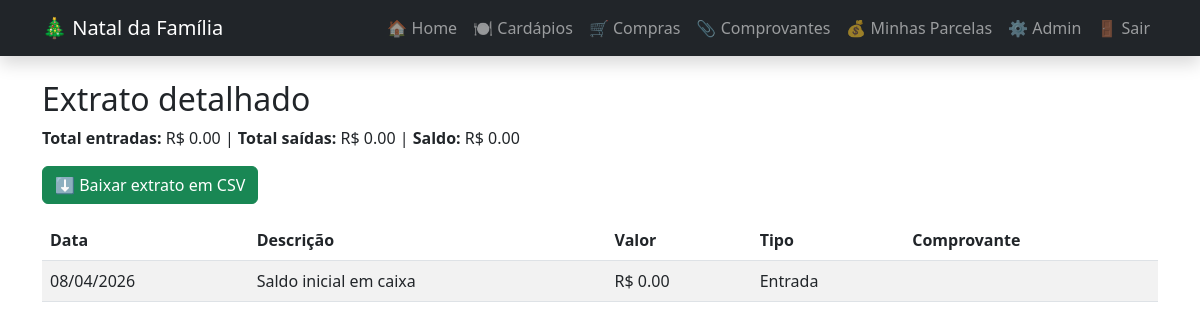
Page /extrato (signed in) on the committed database.
### models.py (models this page shows)
class Movimentacao(db.Model):
    __tablename__ = 'movimentacoes'
    id = db.Column(db.Integer, primary_key=True)
    descricao = db.Column(db.String(200), nullable=False)
    valor = db.Column(db.Float, nullable=False)
    tipo = db.Column(db.String(10), nullable=False)
    data_mov = db.Column(db.Date, nullable=False, default=datetime.today)
    comprovante_path = db.Column(db.String(300), nullable=True)

### app.py (the view)
@app.route('/extrato')
def extrato():
    movimentacoes = Movimentacao.query.order_by(Movimentacao.data_mov.desc()).all()
    entradas = sum(m.valor for m in movimentacoes if m.tipo == 'entrada')
    saidas = sum(m.valor for m in movimentacoes if m.tipo == 'saida')
    saldo = entradas - saidas
    return render_template('extrato.html', movimentacoes=movimentacoes, saldo=saldo, entradas=entradas, saidas=saidas)

### app.py (called while the page is built)
@login_manager.user_loader
def load_user(user_id):
    return db.session.get(Usuario, int(user_id))

@app.before_request
def before_request():
    rotas_publicas = ['login', 'cadastro', 'static']
    if request.endpoint in rotas_publicas:
        return None
    if not current_user.is_authenticated:
        return redirect(url_for('login'))

### templates/extrato.html
{% extends "base.html" %}
{% block content %}
<h2>Extrato detalhado</h2>
<p><strong>Total entradas:</strong> R$ {{ "%.2f"|format(entradas) }} | <strong>Total saídas:</strong> R$ {{ "%.2f"|format(saidas) }} | <strong>Saldo:</strong> R$ {{ "%.2f"|format(saldo) }}</p>
<a href="{{ url_for('extrato_download') }}" class="btn btn-success mb-3">⬇️ Baixar extrato em CSV</a>
<table class="table table-striped">
    <thead>
        <tr><th>Data</th><th>Descrição</th><th>Valor</th><th>Tipo</th><th>Comprovante</th></tr>
    </thead>
    <tbody>
    {% for m in movimentacoes %}
    <tr>
        <td>{{ m.data_mov.strftime('%d/%m/%Y') }}</td>
        <td>{{ m.descricao }}</td>
        <td>R$ {{ "%.2f"|format(m.valor) }}</td>
        <td>{{ "Entrada" if m.tipo == "entrada" else "Saída" }}</td>
        <td>{% if m.comprovante_path %}<a href="{{ url_for('static', filename=m.comprovante_path) }}" target="_blank">Ver</a>{% endif %}</td>
    </tr>
    {% endfor %}
    </tbody>
</table>
{% endblock %}

### rows in the picture
Movimentacao: data_mov "08/04/2026", descricao "Saldo inicial em caixa", valor "0.00", tipo "Entrada"

### other values in the picture
{{ "%.2f"|format(entradas) }} "0.00"
{{ "%.2f"|format(saidas) }} "0.00"
{{ "%.2f"|format(saldo) }} "0.00"
